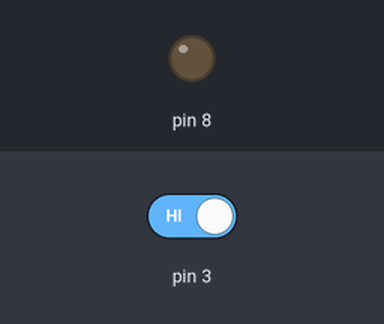
The sketch below on a simulated Arduino Uno, built with avr-gcc and run on an emulated ATmega328P. On the bench: output pins drawn as LEDs (lit = HIGH). Inputs (shaded band) come from the test bench; at power-on: pin 3 HIGH.

Above: at 1.2 s.
1.3 s: pin 3 driven LOW
At 2.1 s:
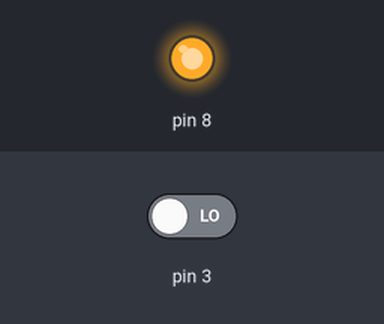
2.8 s: pin 3 driven HIGH
At 3.3 s:
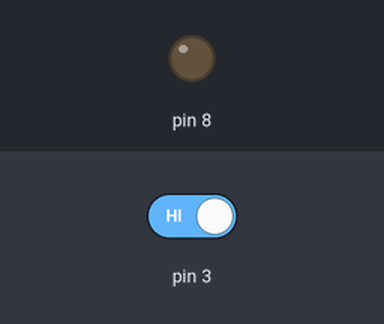
Timing chart, 0 to 5.8 s (numbered marks = the images above; inputs shaded):
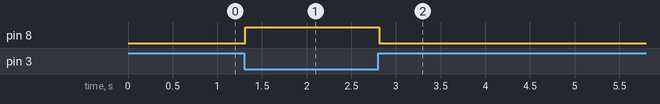

The sketch:

sketch_2_switch.ino
```cpp
void setup() {
  pinMode(8, OUTPUT);
}

void loop() {
  int estado = digitalRead(3);
  delay(10); // espera 10 ms antes de testar
  if(estado == LOW) {
    digitalWrite(8, HIGH);
  } else {
    digitalWrite(8, LOW);
  }
}
```

Measured:
- after the input at 1.3 s, pin 8: LOW → HIGH at once
- after the input at 2.8 s, pin 8: HIGH → LOW at once
